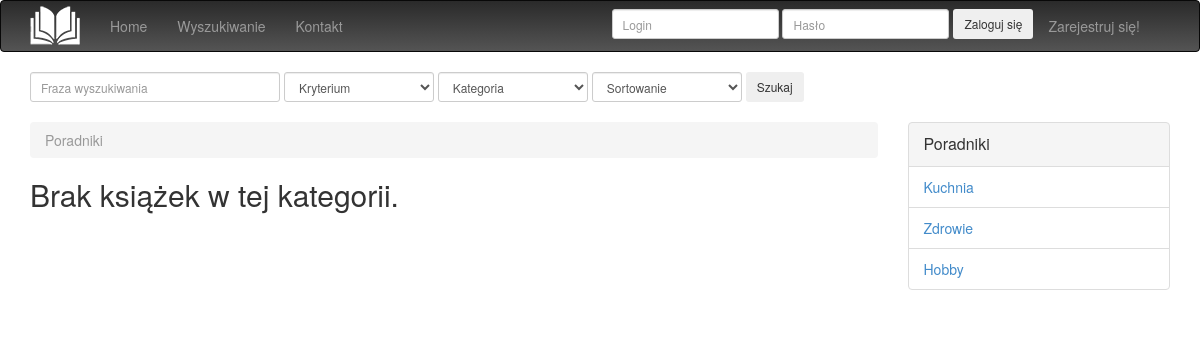
Page /category/3/ on the earlier database version.
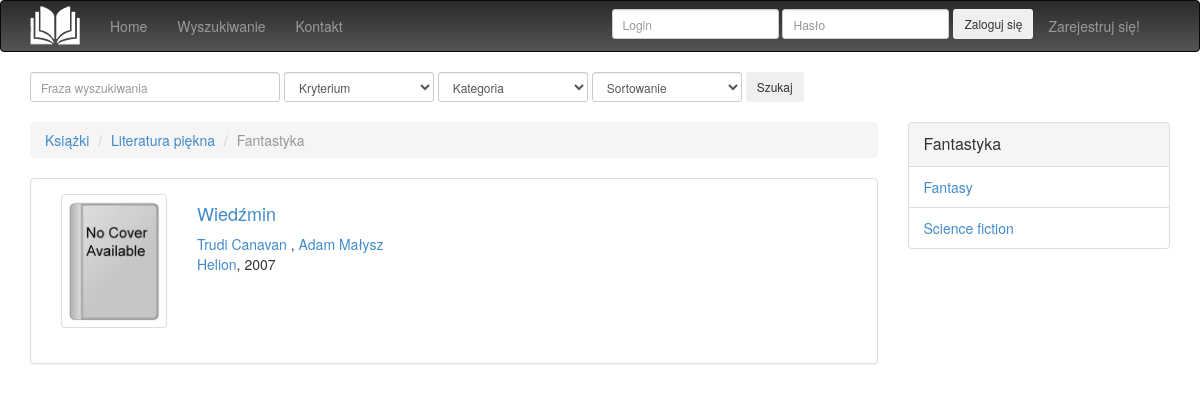
Same page on the later database version.
### bibliotheca/models.py (models this page shows, shortened)
class Categories(models.Model):
    name = models.CharField(max_length=255)
    top_category = models.ForeignKey('self', null=True, blank=True)
    def get_all_children(self, include_self=True):
        r = []
        if include_self:
            r.append(self)
        for c in Categories.objects.filter(top_category=self):
            r.append(c.get_all_children())
        return r

class Books(models.Model):
    publisher = models.ForeignKey(Publishers)
    category = models.ForeignKey(Categories)
    authors = models.ManyToManyField(Authors)
    title = models.CharField(max_length=255)
    original_title = models.CharField(max_length=255)
    ISBN = models.CharField(max_length=255)
    published_date = models.IntegerField('Rok wydania')
    number_of_pages = models.IntegerField()
    description = models.TextField()

class Authors(models.Model):
    name = models.CharField(max_length=255)
    last_name = models.CharField(max_length=255)

class Publishers(models.Model):
    name = models.CharField(max_length=255)
    def __str__(self):
        return self.name

### bibliotheca/views.py (the view)
# urls.py: url(r'^category/(?P<cid>[0-9]+)/', views.CategoryView.as_view(), name='category'),
class CategoryView(ListView):
    template = 'categories.html'
    def flatten(nested):
        flat = list()
        def flatten_in(nested, flat):
            for i in nested:
                flatten_in(i, flat) if isinstance(i, list) else flat.append(i)
            return flat
        flatten_in(nested, flat)
        return flat
    def get(self, request, cid, *args, **kwargs):
        current = Categories.objects.get(id=cid)
        related_cats = current.get_all_children()
        relcats = CategoryView.flatten(related_cats)
        queries = [Q(category=value) for value in relcats]
        query = queries.pop()
        for item in queries:
            query |= item
        books = Books.objects.filter(query)
        obj = current
        breadcrumbs = []
        while obj != None:
            breadcrumbs.append(obj)
            obj = obj.top_category
        breadcrumbs.reverse()
        children = Categories.objects.filter(top_category=current)
        if children.count() == 0:
            current = current.top_category
            children = Categories.objects.filter(top_category=current)
        context = {
            'books' : books,
            'breadcrumbs' : breadcrumbs,
            'current' : current,
            'children' : children,
            'cid' : int(cid)
        }
        return render(request,self.template, context)

### templates/categories.html
{% extends "base.html" %}
{% load staticfiles %}
{% block content %}
    {% if breadcrumbs %}
        <ol class="breadcrumb">
            {% for crumb in breadcrumbs %}
                {% if crumb.id == cid %}
                    <li class="active">{{ crumb.name }}</li>
                {% else %}
                    <li><a href="/category/{{ crumb.id }}">{{ crumb.name }}</a></li>
                {% endif %}
            {% endfor %}
        </ol>
    {% endif %}
    {% if books %}
        {% for book in books %}
            <div class="panel panel-default">
                <div class="panel-body">
                    <div class="col-md-2">
                        <a href="#" class="thumbnail">
                            <img src="{% static 'images/PlaceholderBook.png' %}" alt="...">
                        </a>
                    </div>
                    <div class="col-md-10">
                        <h4><a href="/book/{{ book.id }}">{{ book.title }}</a></h4>
                        {% for author in book.authors.all %}
                            <a href="/author/{{ author.id }}">{{ author.name }} {{ author.last_name }}</a>
                            {% if not forloop.last %}, {% endif %}
                        {% endfor %}
                        <p>
                            <a href="/publisher/{{ book.publisher.id }}">{{ book.publisher }}</a>, {{ book.published_date }}
                        </p>
                    </div>
                </div>
            </div>
        {% endfor %}
    {% else %}
        <h2>Brak książek w tej kategorii.</h2>
    {% endif %}
{% endblock %}
{% block right_menu %}
    <ul class="list-group panel-default">
        <li class="panel-heading list-group-item">
            <p class="panel-title">
                <a href="/category/{{ current.id }}">{{ current.name }}</a>
            </p>
        </li>
        {% for subcat in children %}
            <li class="list-group-item">
                {% if cid == subcat.id %}
                    {{ subcat.name }}
                {% else %}
                    <a href="/category/{{ subcat.id }}">{{ subcat.name }}</a>
                {% endif %}
            </li>
        {% endfor %}
    </ul>
{% endblock %}

### templates/base.html (shortened to what this page needs)
{% load staticfiles categories %}
<!DOCTYPE html>
<html lang="pl">
<head>
    <link href="{% static 'bootstrap/css/bootstrap.min.css' %}"
          rel="stylesheet" media="screen">
	<link href="{% static 'css/style.css' %}" rel="stylesheet">
</head>
<body>
	<nav class="navbar navbar-default navbar-inverse" role="navigation">
		<div class="container">
			<div class="navbar-header">
				<a class="navbar-brand" title="Wirtualna Biblioteka" href="#">
					<img class="logo" src="{% static 'images/logo.png' %}">
				</a>
			</div>
			<div class="navbar-collapse collapse">
				<ul class="nav navbar-nav">
					<li><a href="/">Home</a></li>
					<li><a href="#">Wyszukiwanie</a></li>
					<li><a href="/contact">Kontakt</a></li>
				</ul>
                {% if user.is_anonymous %}
                     <p class="navbar-text navbar-right">
                        <a href="/register" class="navbar-link">Zarejestruj się!</a>
                    </p>
				<form class="navbar-form navbar-right" role="form"  method="post" action="{% url 'django.contrib.auth.views.login' %}">
					<div class="form-group">
						<input class="form-control input-sm" name="username" type="text" placeholder="Login">
					</div>
					<div class="form-group">
						<input class="form-control input-sm" name="password" type="password" placeholder="Hasło">
					</div>
					<button class="form-group btn btn-sm" type="submit">Zaloguj się</button>
				</form>
                {% else %}
                    <p class="navbar-right navbar-text">Witaj, {{ user.username }}! <a class="navbar-link" href="{% url 'django.contrib.auth.views.logout' %}">Wyloguj się</a></p>
                {% endif %}
			</div>
            </div>
		</nav>
<div class="container searchbar">
			<div class="row">
				<div class="col-md-9">
					<form class="form-horizontal">
						<div class="controls form-inline">
							<input type="text" class="form-control input-sm" style="width: 250px" placeholder="Fraza wyszukiwania">
							<select class="form-control input-sm form-inline" style="width: 150px">
								<option>Kryterium</option>
							</select>
							<select class="form-control input-sm form-inline" style="width: 150px">
								<option>Kategoria</option>
							</select>
							<select class="form-control input-sm form-inline" style="width: 150px">
								<option>Sortowanie</option>
							</select>
							<button class="btn btn-sm" type="submit">Szukaj</button>
						</div>
					</form>
				</div>
			</div>
		</div>
    {% block main_container %}
  <div class="container">
			<div class="row">
				<div class="col-md-9">
    {% block content %}
    {% endblock %}
                </div>
	    <div class="col-md-3">
{% block right_menu %}{% endblock %}
                </div>
            </div>
  {% endblock %}
  </div>
		</body>
		</html>

### bibliotheca/static/css/style.css (style rules this page uses)
.navbar-brand { margin-top: -10px; }
.searchbar { margin-bottom: 20px; }
nav { background-image: -moz-linear-gradient(top, #2a2a2a, #545454); background-image: -ms-linear-gradient(top, #2a2a2a, #545454); background-image: -webkit-gradient(linear, 0 0, 0 100%, from(#2a2a2a), to(#545454)); background-image: -webkit-linear-gradient(top, #2a2a2a, #545454); background-image: -o-linear-gradient(top, #2a2a2a, #545454); background-image: linear-gradient(top, #2a2a2a, #545454); }

Differences in the rows shown:
no longer on this page (row edited): Categories: name "Kuchnia", shown under "Brak książek w tej kategorii."
now on this page (row edited): Categories: name "Książki"
now on this page (row edited): Categories: name "Literatura piękna"
changed Categories: name "Poradniki" → "Fantastyka"
now on this page (row edited): Books: title "Wiedźmin", publisher "Helion", published_date "2007"
now on this page (row unchanged): Authors: name "Trudi", last_name "Canavan"
added Authors: name "Adam", last_name "Małysz"
changed Categories: name "Zdrowie" → "Fantasy"
changed Categories: name "Hobby" → "Science fiction"
Other differences:
text no longer shown: "Brak książek w tej kategorii."
